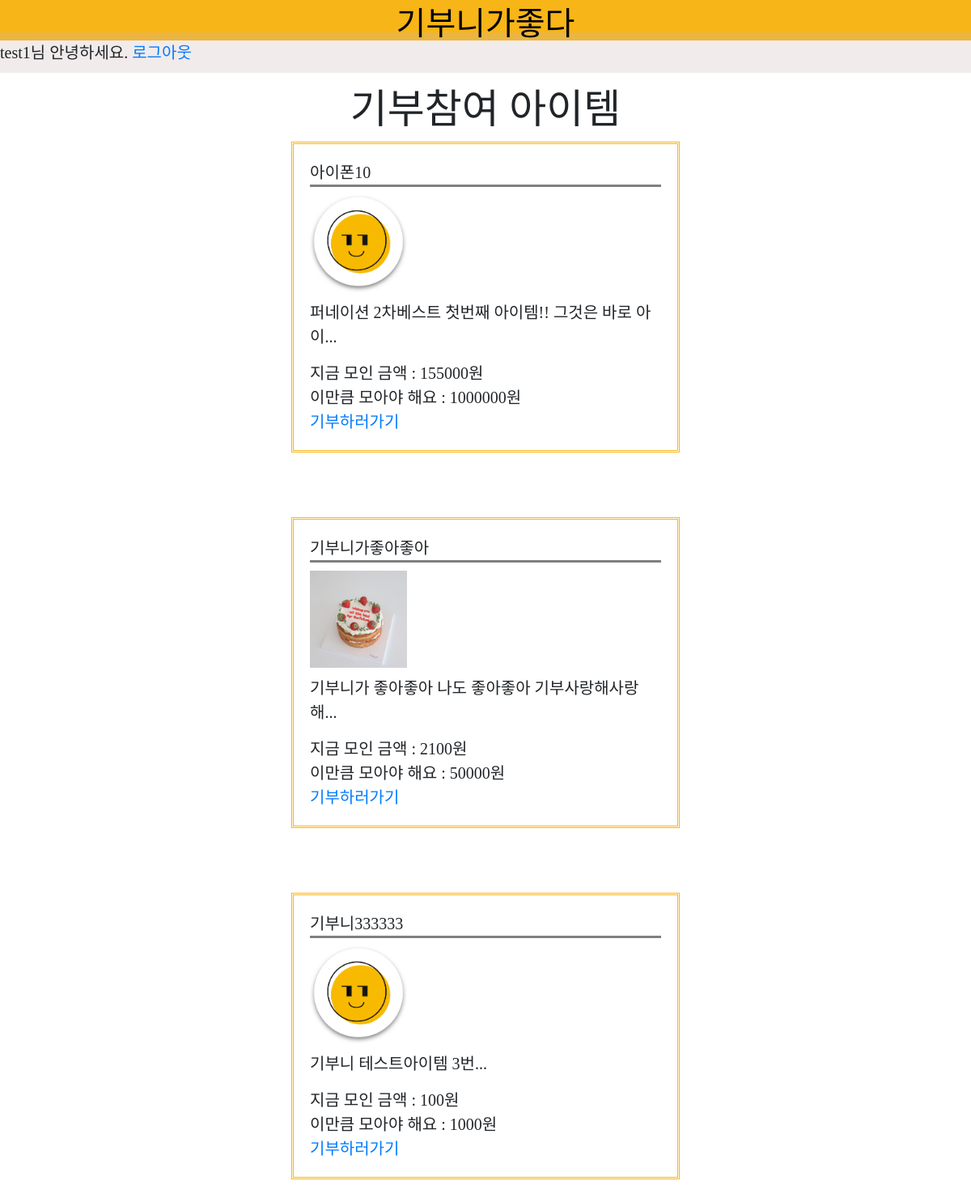
/ (signed in), run on the app's committed database.
### main/models.py (models this page shows, shortened)
class Product(models.Model):
    product_name = models.CharField(max_length=100)
    product_target_money = models.PositiveIntegerField()
    product_crowd_money = models.PositiveIntegerField()
    product_description = models.TextField()
    product_img = models.ImageField(null=True, upload_to = "img_folder/")
    def summary(self):
        return self.product_description[:30] + "..."

### main/views.py (the view)
# urls.py: path('', main.views.index, name="index"),
def index(request):
    product = Product.objects
    return render(request, 'index.html', {'product':product})

### main/templates/index.html (shortened to what this page needs)
<!DOCTYPE html>
<html lang="kr">
<head>
    {% load static %}
    <link rel="stylesheet" href="{% static 'index2.css' %}">
    <link rel="stylesheet" href="https://cdn.jsdelivr.net/npm/bootstrap@4.5.3/dist/css/bootstrap.min.css">
</head>
<body>
    <div id="body_wrapper">
            <div id="top_bar">
                <a href="{% url 'index' %}">기부니가좋다</a>
            </div>
            <div id="navigation">
                <div id="login_bar">
                    {% if user.is_active %}
                    {{user.username}}님 안녕하세요.
                    <a href="{% url 'logout' %}">로그아웃</a>
                    {% else %}
                    <a href="{% url 'login' %}">로그인</a>
                    {% endif %}
                </div>
            </div>
            <div id="funation_introduce">
               <h1>기부참여 아이템</h1>
            </div>
        <div id="funation_wrapper">
            {% for i in product.all%}
            <div class="product_wrapper">
                <div class="product_name">{{i.product_name}}</div>
                <div class="product_img" ><img src= "{{i.product_img.url}}"></div>
                <div class="product_description">{{i.summary}}</div>
                <div class="product_crowd_money">지금 모인 금액 : {{i.product_crowd_money}}원</div>
                <div class="product_target_money">이만큼 모아야 해요 : {{i.product_target_money}}원</div>
                <div class="product_detail">
                {% if user.is_active%}
                <a href="{% url 'detail' i.id %}">기부하러가기</a>
                {% else %}
                <a href="{% url 'login' %}">지금 회원가입하고 기부하러가기</a>
                {% endif %}
                </div>
            </div>
            {% endfor %}
        </div>
    </div>
</body>
</html>

### static/index2.css (style rules this page uses)
* { font-size:20px; font-family:'GmarketSansMedium'; }
#top_bar { background-color:#F8B517; text-align: center; width:100%; height: 50px; }
#top_bar a { text-decoration: none; font-size:2rem; color:black; }
#navigation { width:100%; height:50px; background-color: rgba(201, 177, 177, 0.261); margin-top:-10px; }
#login_bar { padding-top:10px; margin-right:100px; }
#funation_introduce { padding-top:15px; text-align: center; }
.product_wrapper { border: #F8B517; border-style: double; margin-left:30%; width:40%; margin-bottom: 10vh; padding : 20px; }
.product_img img { margin-top:10px; width:120px; height:120px; }
.product_crowd_money { padding-top:15px; }
.product_name { border-bottom: solid grey; }
.product_description { padding-top:10px; }

### data on the page
Product: product_name "아이폰10", product_img (picture), summary "퍼네이션 2차베스트 첫번째 아이템!! 그것은 바로 아이...", product_crowd_money "155000", product_target_money "1000000"
Product: product_name "기부니가좋아좋아", product_img (picture), summary "기부니가 좋아좋아 나도 좋아좋아 기부사랑해사랑해...", product_crowd_money "2100", product_target_money "50000"
Product: product_name "기부니333333", product_img (picture), summary "기부니 테스트아이템 3번...", product_crowd_money "100", product_target_money "1000"

### other printed values
{{ user.username }} "test1"
